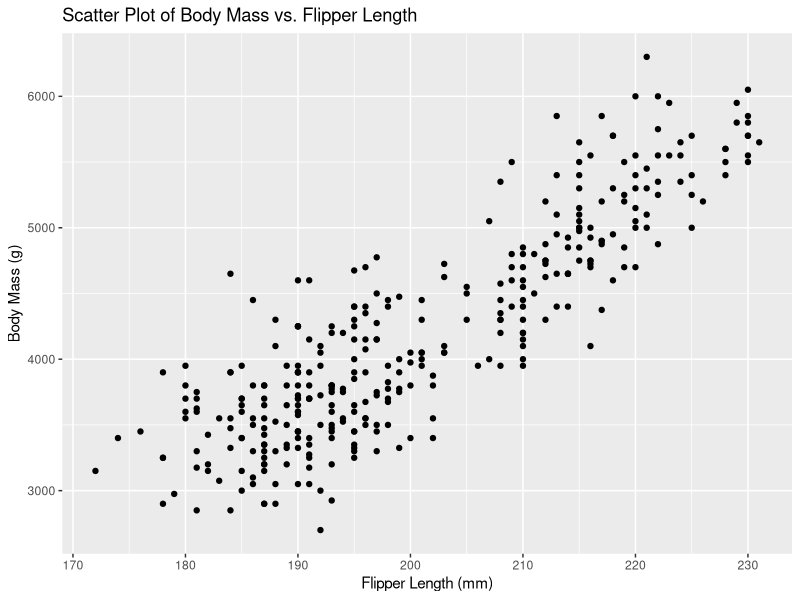
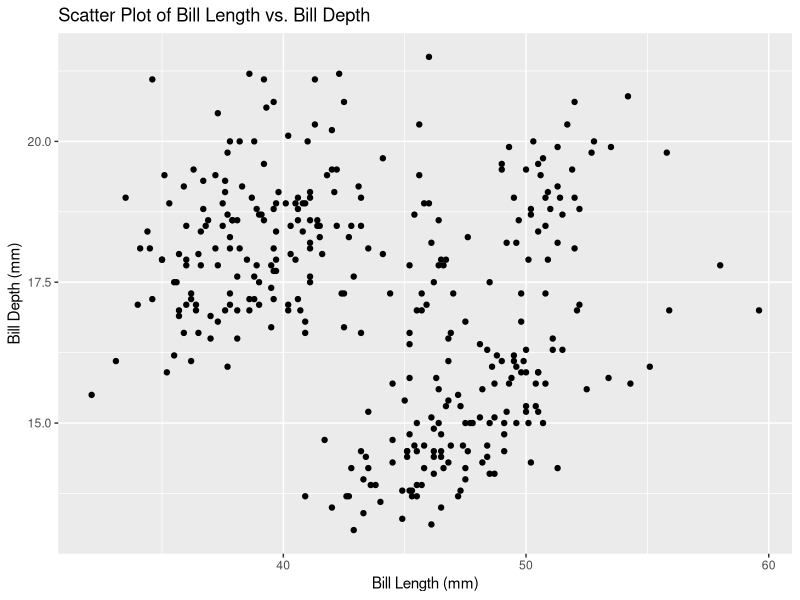

Generate these figures, in order, with R:
## ---- chunk 1
# This R environment comes with many helpful analytics packages installed
# It is defined by the kaggle/rstats Docker image: https://github.com/kaggle/docker-rstats
# For example, here's a helpful package to load

library(tidyverse) # metapackage of all tidyverse packages

# Input data files are available in the read-only "../input/" directory
# For example, running this (by clicking run or pressing Shift+Enter) will list all files under the input directory

list.files(path = "../input")

# You can write up to 20GB to the current directory (/kaggle/working/) that gets preserved as output when you create a version using "Save & Run All" 
# You can also write temporary files to /kaggle/temp/, but they won't be saved outside of the current session
## ---- chunk 2
install.packages("tidyverse")

library(tidyverse)

install.packages("palmerpenguins")

library(palmerpenguins)
## ---- chunk 3
ggplot(penguins, aes(x = flipper_length_mm, y = body_mass_g)) +
  geom_point() +
  labs(x = "Flipper Length (mm)", y = "Body Mass (g)", 
       title = "Scatter Plot of Body Mass vs. Flipper Length")
## ---- chunk 4
ggplot(penguins, aes(x = bill_length_mm, y = bill_depth_mm)) +
  geom_point() +
  labs(x = "Bill Length (mm)", y = "Bill Depth (mm)", 
       title = "Scatter Plot of Bill Length vs. Bill Depth")
## ---- chunk 5
??geom_point

??tidyverse
